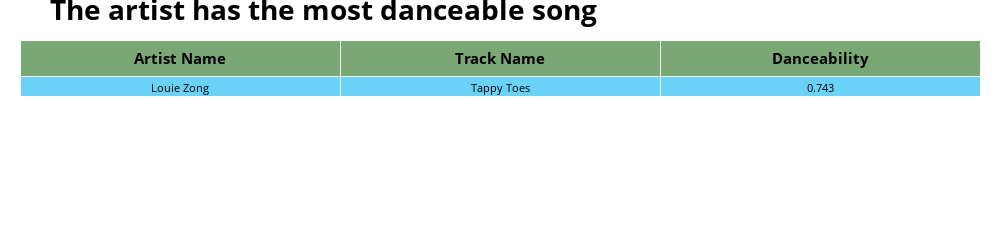

The code cell stored with this chart in its notebook:
### Code cell
sorted_df_by_danceability = filtered_df.sort_values(by = 'danceability', ascending = False)

top_5_artists = [name.title().replace('_', ' ') for name in sorted_df_by_danceability['artist_name'][0:5].to_list()]
top_5_tracks = [name.title().replace('_', ' ') for name in sorted_df_by_danceability['track_name'][0:5].to_list()]

table = go.Figure(data = [go.Table(
    
    header = dict(values = ['<b>Artist Name</b>', '<b>Track Name</b>', '<b>Danceability</b>'],
                  fill_color = '#7AA874',
                  font = dict(
                  
                      color = ['#000000', '#000000', '#000000'],
                      size = 15
                  
                  ),
                  align = 'center'),
    
    cells = dict(values = [top_5_artists[0], top_5_tracks[0], sorted_df_by_danceability['danceability'][0]],
                           fill_color = '#6ad1f7',
                           font = dict(
                  
                           color = ['#000000', '#000000', '#000000'],
                           size = 11
                  
                           ),
                           align = 'center'))
])

table.update_layout(
    
    title = {
        
        'text' : '<b>The artist has the most danceable song</b>',
        'font' : {     
            'size' : 28,
            'color' : '#000000',
        }
        
    },
    width = 1000,
    height = 150,
    margin = dict(l = 20, r = 20, t = 40, b = 20)

)

table.show()

### Figure 1 — Plotly figure (JSON) as saved in the notebook; plotly's stock layout.template omitted (floating-point values rounded to 4 significant figures)
{"data": [{"cells": {"align": "center", "fill": {"color": "#6ad1f7"}, "font": {"color": ["#000000", "#000000", "#000000"], "size": 11}, "values": ["Louie Zong", "Tappy Toes", 0.743]}, "header": {"align": "center", "fill": {"color": "#7AA874"}, "font": {"color": ["#000000", "#000000", "#000000"], "size": 15}, "values": ["<b>Artist Name</b>", "<b>Track Name</b>", "<b>Danceability</b>"]}, "type": "table"}], "layout": {"height": 150, "margin": {"b": 20, "l": 20, "r": 20, "t": 40}, "title": {"font": {"color": "#000000", "size": 28}, "text": "<b>The artist has the most danceable song</b>"}, "width": 1000}}
